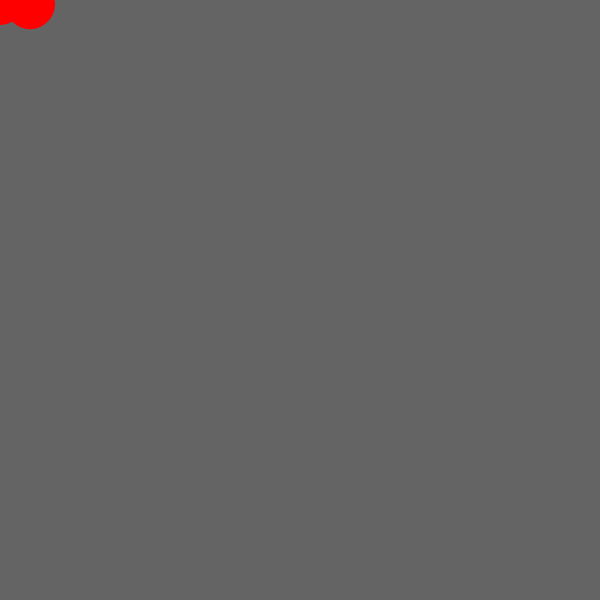
Frame 1 (no input)
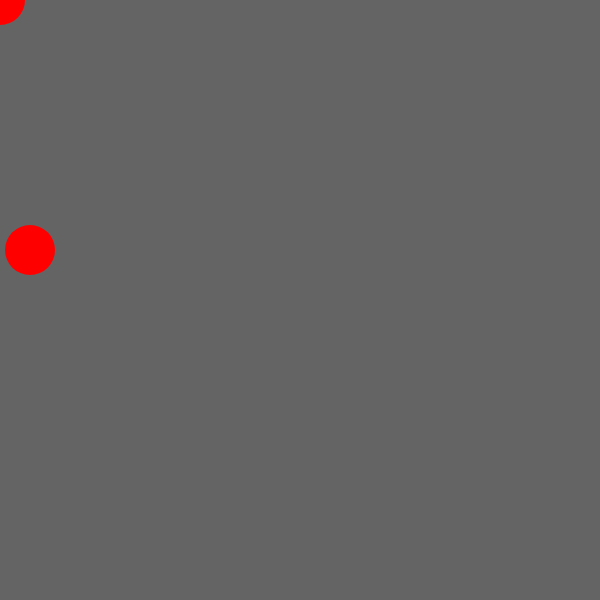
Frame 60 (no input)
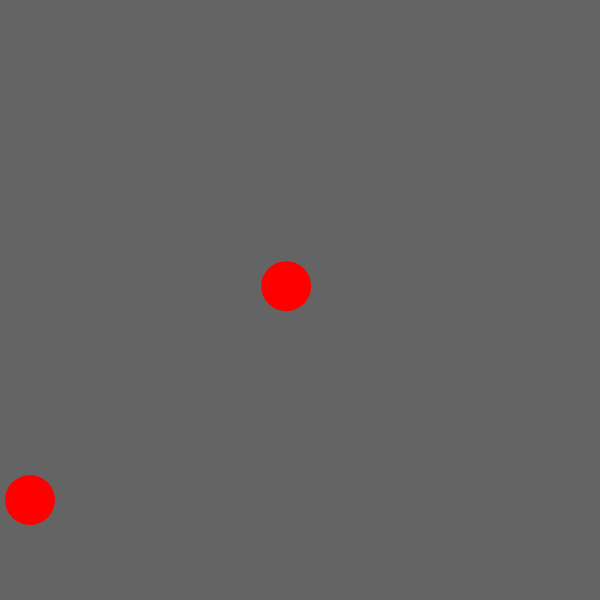
Frame 120 (the mouse pressed at the canvas centre since frame 60)

The p5.js sketch that drew these frames (run headless with seeded random() and noise() and a simulated clock; from frame 60 on, the mouse is pressed at the canvas centre):

// p5.js sketch
// ── sketch.js
var posX, posX2, posY2;
var posY;

function setup() {
  createCanvas(600,600);
  noStroke();
  posX = 0;
  posY = 0;
}

function draw() {
  background(100);
  //  lerp(currentPos, targetPos, 0.0~1.0);
  // lerp(0, 10, 0.1); // 1
  // lerp(0, 10, 0.5); // 5
  //print( lerp(0, 20, 0.2) );
  
  posX = lerp(posX, mouseX, 0.05);
  posY = lerp(posY, mouseY, 0.05);
  
  //why doesn't this work?
  posY2 = lerp(0,500,.05*(millis()/100));
  posX2=30;
  print(posY2)
  constrain(posY2,0,500);
  
  fill(255,0,0);
  ellipse(posX, posY, 50, 50);
  ellipse(posX2,posY2, 50,50);//my circle
}
